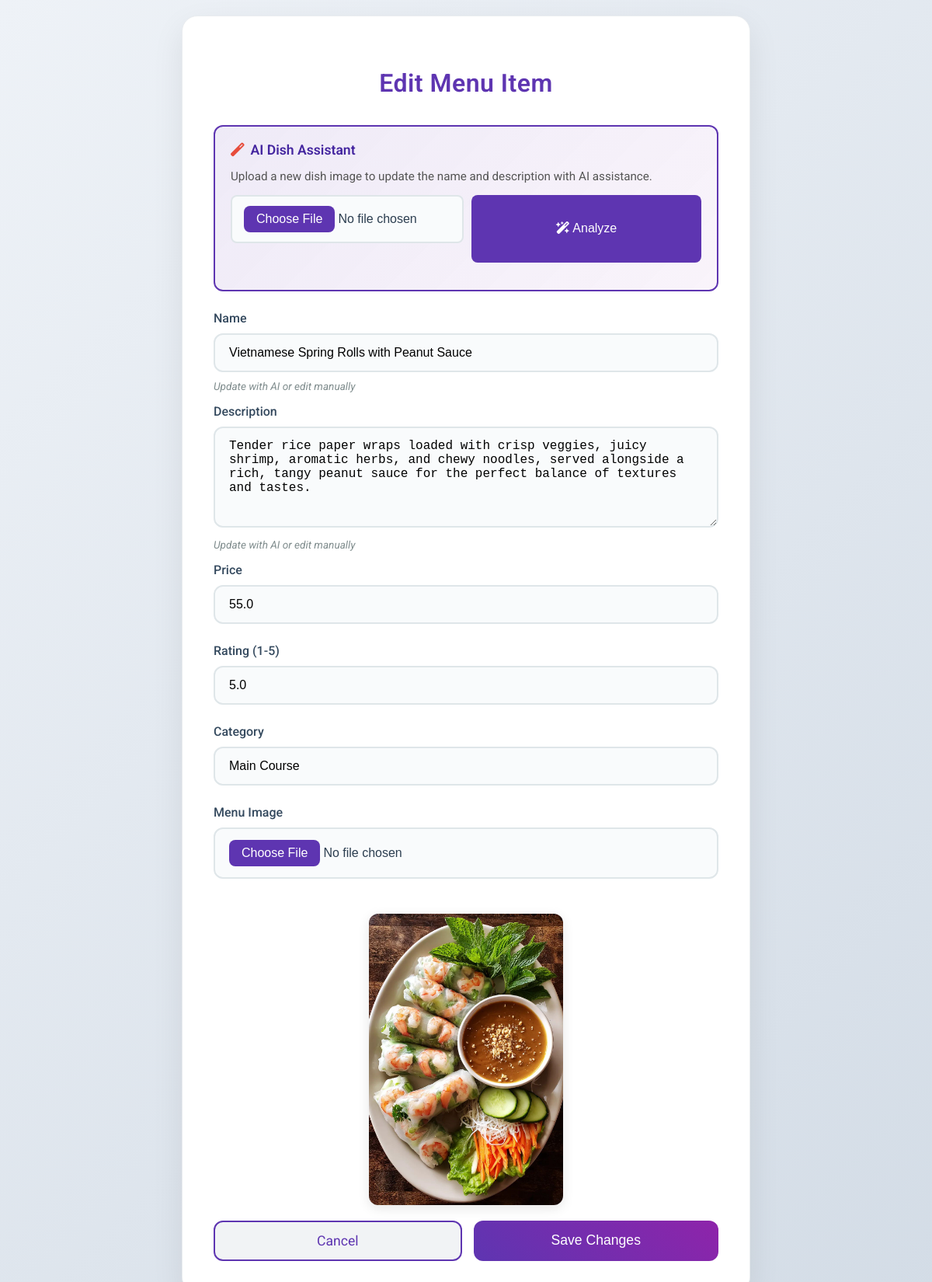
The app's page /menu/edit/1 (signed in), older data.
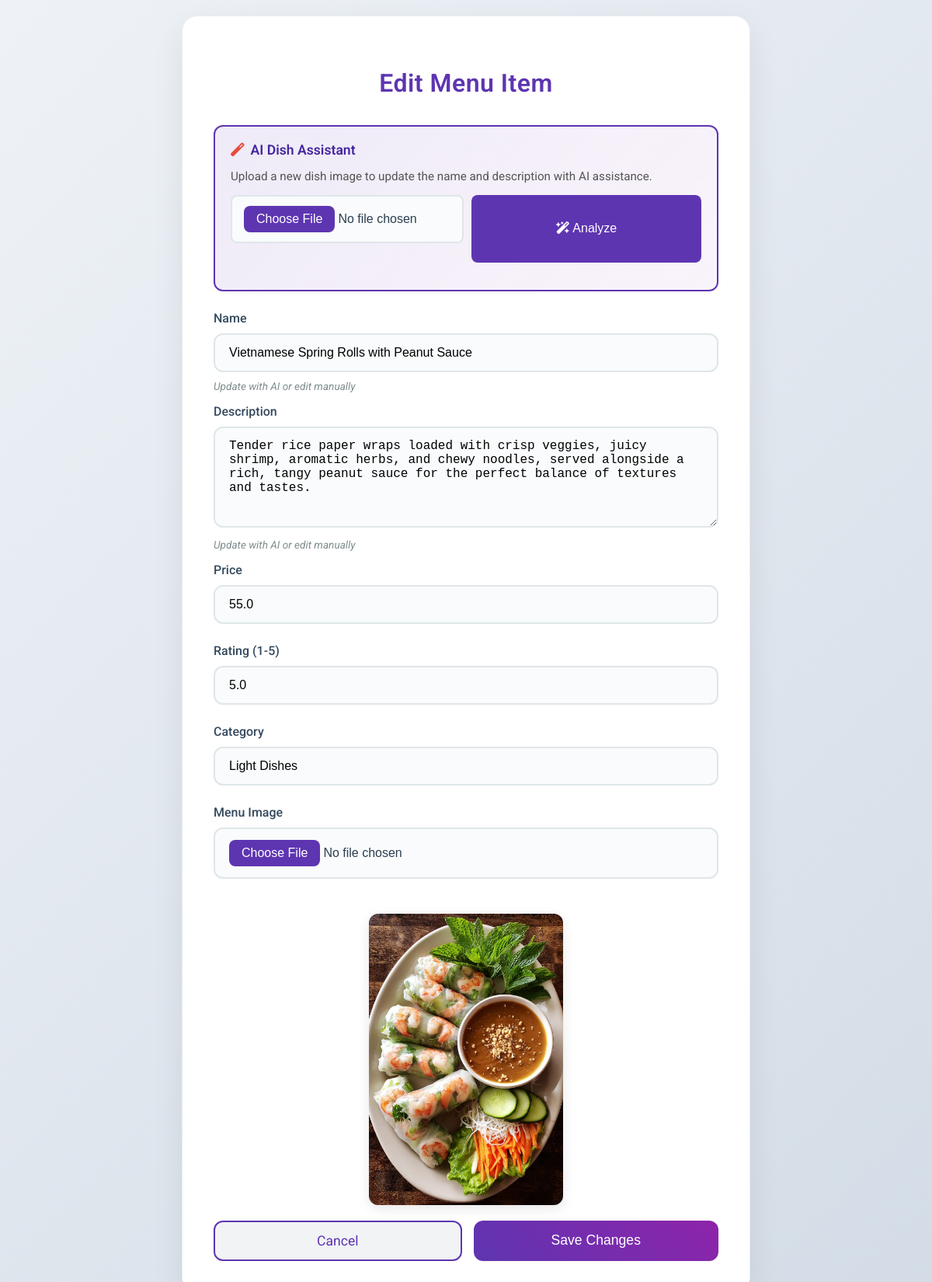
The same page, newer data.
### tables this page shows
CREATE TABLE menus (
            id INTEGER PRIMARY KEY AUTOINCREMENT,
            name TEXT NOT NULL,
            price REAL,
            description TEXT,
            image TEXT
        , rating REAL DEFAULT 5.0, category TEXT DEFAULT 'Main Course');

### app.py (the view)
@app.route("/menu/edit/<int:item_id>", methods=["GET", "POST"])
@admin_required
def edit_menu(item_id):
    controller = MenuController()
    return controller.edit_menu(item_id)

### app.py (called while the page is built)
@app.context_processor
def inject_user():
    cart = session.get('cart', {})
    try:
        cart_count = sum(int(v.get('quantity', 0)) for v in cart.values())
    except Exception:
        cart_count = 0
    return {
        'username': session.get('username'),
        'role': session.get('role'),
        'cart_count': cart_count
    }

def admin_required(f):
    @wraps(f)
    def decorated_function(*args, **kwargs):
        if "username" not in session:
            return redirect(url_for("login"))
        if session.get("role") != "admin":
            return abort(403)
        return f(*args, **kwargs)
    return decorated_function

### controller/menu_controller.py (called while the page is built, shortened)
    def _render_with_session(self, template_name, **context):
        if "username" in session:
            context["username"] = session.get("username")
            context["role"] = session.get("role")
        return render_template(template_name, **context)

    def edit_menu(self, item_id):
        menu_item = self.model.get_menu_item_by_id(item_id)
        if not menu_item:
            return "Item not found", 404
        return self._render_with_session("edit_menu.html", item=menu_item)

### model/menu_model.py (called while the page is built)
    def get_menu_item_by_id(self, item_id):
        connection = sqlite3.connect(self.db_path)
        cursor = connection.cursor()
        cursor.execute(
            """
            SELECT id, name, price, description, image, rating, category
            FROM menus WHERE id = ?
            """,
            (item_id,),
        )
        result = cursor.fetchone()
        connection.close()
        if result:
            item_id, name, price, description, image, rating, category = result
            return {
                "id": item_id,
                "name": name,
                "price": price,
                "description": description,
                "image": image,
                "rating": rating,
                "category": category,
            }
        return None

### templates/edit_menu.html (shortened to what this page needs)
<!DOCTYPE html>
<html lang="en">
<head>
    <link rel="stylesheet" href="https://cdnjs.cloudflare.com/ajax/libs/font-awesome/6.4.0/css/all.min.css">
</head>
<body>
    <form method="POST" enctype="multipart/form-data" action="{{ url_for('edit_menu', item_id=item.id) }}">
        <h2>Edit Menu Item</h2>
        <div class="ai-helper-section">
            <div class="ai-helper-title">
                <i class="fas fa-magic"></i> AI Dish Assistant
            </div>
            <p>Upload a new dish image to update the name and description with AI assistance.</p>
            <div class="input-group">
                <input type="file" id="aiImageInput" accept="image/*" placeholder="Upload new image for AI analysis">
                <button type="button" id="aiAnalyzeBtn">
                    <i class="fas fa-wand-magic-sparkles"></i> Analyze
                </button>
            </div>
        </div>
        <label for="name">Name</label>
        <input type="text" id="name" name="name" value="{{ item.name }}" placeholder="Enter menu name" required>
        <div class="edit-hint">Update with AI or edit manually</div>
        <label for="description">Description</label>
        <textarea id="description" name="description" placeholder="Enter menu description" required>{{ item.description }}</textarea>
        <div class="edit-hint">Update with AI or edit manually</div>
        <label for="price">Price</label>
        <input type="number" id="price" name="price" value="{{ item.price }}" step="0.01" placeholder="Enter menu price" required>
        <label for="rating">Rating (1-5)</label>
        <input type="number" id="rating" name="rating" value="{{ item.rating }}" step="0.1" min="1" max="5" placeholder="Enter rating" required>
        <label class="form-label">Category</label>
        <input type="text" name="category" placeholder="e.g.: Drinks, Dessert, Main Course"
               value="{{ item.category if item else '' }}">
        <div>
            <label for="image">Menu Image</label>
            <input type="file" name="image" id="image" accept="image/*">
            {% if item.image %}
            <div class="image-preview">
                <img src="{{ url_for('static', filename='uploads/' + item.image) }}" alt="Current Menu Image">
            </div>
            {% endif %}
        </div>
        <div class="button-group">
            <a href="{{ url_for('show_menu_list') }}" class="cancel-button">Cancel</a>
            <button type="submit">Save Changes</button>
        </div>
    </form>
</body>
</html>

### templates/edit_menu.html (style rules this page uses)
body { font-family: 'Roboto', sans-serif; background: linear-gradient(135deg, #eef2f7 0%, #d3dce6 100%); margin: 0; padding: 20px; display: flex; align-items: center; justify-content: center; min-height: 100vh; color: #2c3e50; }
form { width: 100%; max-width: 650px; background: #ffffff; padding: 40px; border-radius: 20px; box-shadow: 0 15px 40px rgba(0, 0, 0, 0.08); animation: slideIn 0.5s ease-out; border: 1px solid #e9ecef; }
form h2 { margin-bottom: 35px; font-size: 2rem; font-weight: 600; color: #5e35b1; text-align: center; letter-spacing: 0.5px; }
label { font-size: 1rem; font-weight: 500; margin-bottom: 10px; color: #34495e; display: block; transition: color 0.3s ease; }
input[type="text"], input[type="number"], textarea, input[type="file"] { width: 100%; padding: 14px 18px; margin-bottom: 25px; font-size: 1rem; border-radius: 12px; border: 2px solid #dfe6e9; background: #f9fbfc; transition: all 0.3s ease; box-sizing: border-box; }
textarea { resize: vertical; min-height: 130px; }
.ai-helper-section { background: linear-gradient(135deg, rgba(94, 53, 177, 0.1), rgba(142, 36, 170, 0.05)); border: 2px solid #5e35b1; border-radius: 12px; padding: 20px; margin-bottom: 25px; }
.ai-helper-title { color: #4527a0; font-weight: 600; margin-bottom: 15px; display: flex; align-items: center; gap: 8px; font-size: 1.1rem; }
.ai-helper-title i { color: #e74c3c; }
.ai-helper-section p { color: #555; margin-bottom: 15px; font-size: 0.95rem; }
.input-group { display: flex; gap: 10px; margin-bottom: 15px; }
.input-group input, .input-group button { flex: 1; padding: 12px 15px; border: 2px solid #dfe6e9; border-radius: 8px; font-size: 1rem; }
.input-group button { background: #5e35b1; color: white; cursor: pointer; border: none; transition: background 0.3s ease; }
.edit-hint { font-size: 0.85rem; color: #7f8c8d; font-style: italic; margin-top: -15px; margin-bottom: 15px; }
.image-preview { margin: 20px 0; display: flex; justify-content: center; align-items: center; }
.image-preview img { max-width: 250px; border-radius: 12px; box-shadow: 0 4px 15px rgba(0, 0, 0, 0.1); transition: transform 0.3s ease; }
.button-group { display: flex; gap: 15px; margin-top: 20px; }
button[type="submit"] { flex: 1; padding: 14px; font-size: 1.1rem; font-weight: 500; color: #fff; background: linear-gradient(45deg, #5e35b1, #8e24aa); border: none; border-radius: 12px; cursor: pointer; transition: all 0.3s ease; }
.cancel-button { flex: 1; padding: 14px; font-size: 1.1rem; text-align: center; color: #5e35b1; background: #f1f3f5; border: 2px solid #5e35b1; border-radius: 12px; text-decoration: none; transition: all 0.3s ease; display: flex; align-items: center; justify-content: center; }

Row changes from the older to the newer data that the page shows:
changed menus "Vietnamese Spring Rolls with Peanut Sauce": category "Main Course" → "Light Dishes"
